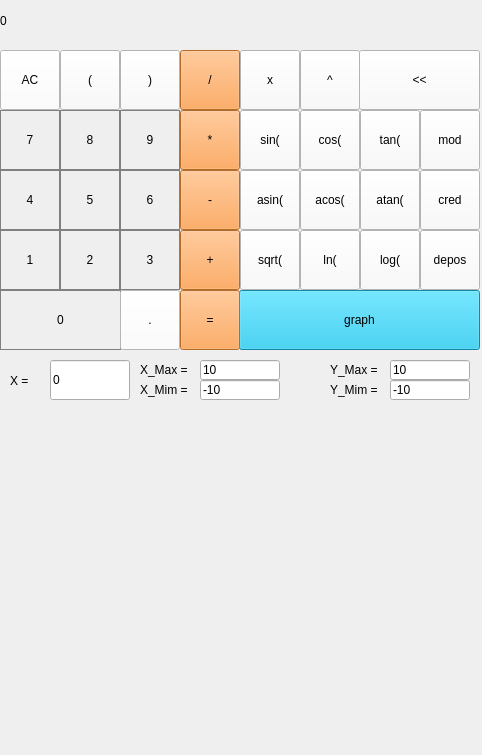
<?xml version="1.0" encoding="UTF-8"?>
<ui version="4.0">
 <class>MainWindow</class>
 <widget class="QMainWindow" name="MainWindow">
  <property name="geometry">
   <rect>
    <x>0</x>
    <y>0</y>
    <width>482</width>
    <height>755</height>
   </rect>
  </property>
  <property name="windowTitle">
   <string>MainWindow</string>
  </property>
  <widget class="QWidget" name="centralwidget">
   <widget class="QCustomPlot" name="widget" native="true">
    <property name="geometry">
     <rect>
      <x>0</x>
      <y>410</y>
      <width>481</width>
      <height>341</height>
     </rect>
    </property>
   </widget>
   <widget class="QPushButton" name="pushButton_depos">
    <property name="geometry">
     <rect>
      <x>420</x>
      <y>230</y>
      <width>60</width>
      <height>60</height>
     </rect>
    </property>
    <property name="styleSheet">
     <string notr="true">QPushButton {
	background-color: rgb(250, 250, 250);
	color:black;
	border: 1xp solid gray;
}
QPushButton:pressed {
	background-color: qlineargradient(x1: 0, y1:0, x2:0, y2:1, 
								stop: 0 #FF7832, stop: 1 #FF9739);
}</string>
    </property>
    <property name="text">
     <string>depos</string>
    </property>
   </widget>
   <widget class="QPushButton" name="pushButton_1">
    <property name="geometry">
     <rect>
      <x>0</x>
      <y>230</y>
      <width>60</width>
      <height>60</height>
     </rect>
    </property>
    <property name="styleSheet">
     <string notr="true">QPushButton {
   border: 1px solid gray;
}
QPushButton:pressed {
    background-color: qlineargradient(x1: 0, y1: 0, x2: 0, y2: 1,
                                      stop: 0 #dadbde, stop: 1 #f6f7fa);
}</string>
    </property>
    <property name="text">
     <string>1</string>
    </property>
   </widget>
   <widget class="QPushButton" name="pushButton_cos">
    <property name="geometry">
     <rect>
      <x>300</x>
      <y>110</y>
      <width>60</width>
      <height>60</height>
     </rect>
    </property>
    <property name="styleSheet">
     <string notr="true">QPushButton {
	background-color: rgb(250, 250, 250);
	color:black;
	border: 1xp solid gray;
}
QPushButton:pressed {
	background-color: qlineargradient(x1: 0, y1:0, x2:0, y2:1, 
								stop: 0 #FF7832, stop: 1 #FF9739);
}</string>
    </property>
    <property name="text">
     <string>cos(</string>
    </property>
   </widget>
   <widget class="QPushButton" name="pushButton_5">
    <property name="geometry">
     <rect>
      <x>60</x>
      <y>170</y>
      <width>60</width>
      <height>60</height>
     </rect>
    </property>
    <property name="styleSheet">
     <string notr="true">QPushButton {
   border: 1px solid gray;
}
QPushButton:pressed {
    background-color: qlineargradient(x1: 0, y1: 0, x2: 0, y2: 1,
                                      stop: 0 #dadbde, stop: 1 #f6f7fa);
}</string>
    </property>
    <property name="text">
     <string>5</string>
    </property>
   </widget>
   <widget class="QPushButton" name="pushButton_sqrt">
    <property name="geometry">
     <rect>
      <x>240</x>
      <y>230</y>
      <width>60</width>
      <height>60</height>
     </rect>
    </property>
    <property name="styleSheet">
     <string notr="true">QPushButton {
	background-color: rgb(250, 250, 250);
	color:black;
	border: 1xp solid gray;
}
QPushButton:pressed {
	background-color: qlineargradient(x1: 0, y1:0, x2:0, y2:1, 
								stop: 0 #FF7832, stop: 1 #FF9739);
}</string>
    </property>
    <property name="text">
     <string>sqrt(</string>
    </property>
   </widget>
   <widget class="QPushButton" name="pushButton_7">
    <property name="geometry">
     <rect>
      <x>0</x>
      <y>110</y>
      <width>60</width>
      <height>60</height>
     </rect>
    </property>
    <property name="styleSheet">
     <string notr="true">QPushButton {
   border: 1px solid gray;
}
QPushButton:pressed {
    background-color: qlineargradient(x1: 0, y1: 0, x2: 0, y2: 1,
                                      stop: 0 #dadbde, stop: 1 #f6f7fa);
}</string>
    </property>
    <property name="text">
     <string>7</string>
    </property>
   </widget>
   <widget class="QPushButton" name="pushButton_tan">
    <property name="geometry">
     <rect>
      <x>360</x>
      <y>110</y>
      <width>60</width>
      <height>60</height>
     </rect>
    </property>
    <property name="styleSheet">
     <string notr="true">QPushButton {
	background-color: rgb(250, 250, 250);
	color:black;
	border: 1xp solid gray;
}
QPushButton:pressed {
	background-color: qlineargradient(x1: 0, y1:0, x2:0, y2:1, 
								stop: 0 #FF7832, stop: 1 #FF9739);
}</string>
    </property>
    <property name="text">
     <string>tan(</string>
    </property>
   </widget>
   <widget class="QPushButton" name="pushButton_8">
    <property name="geometry">
     <rect>
      <x>60</x>
      <y>110</y>
      <width>60</width>
      <height>60</height>
     </rect>
    </property>
    <property name="styleSheet">
     <string notr="true">QPushButton {
   border: 1px solid gray;
}
QPushButton:pressed {
    background-color: qlineargradient(x1: 0, y1: 0, x2: 0, y2: 1,
                                      stop: 0 #dadbde, stop: 1 #f6f7fa);
}</string>
    </property>
    <property name="text">
     <string>8</string>
    </property>
   </widget>
   <widget class="QLabel" name="result_show">
    <property name="geometry">
     <rect>
      <x>0</x>
      <y>0</y>
      <width>481</width>
      <height>41</height>
     </rect>
    </property>
    <property name="styleSheet">
     <string notr="true">QLabel {
  qproperty-alignment: 'AlignVCenter | AlignRight';
  border-botton: 1px solid gray;
}

background-color : white;</string>
    </property>
    <property name="text">
     <string>0</string>
    </property>
   </widget>
   <widget class="QPushButton" name="pushButton_Mul">
    <property name="geometry">
     <rect>
      <x>180</x>
      <y>110</y>
      <width>60</width>
      <height>60</height>
     </rect>
    </property>
    <property name="styleSheet">
     <string notr="true">QPushButton {
	background-color: rgb(255, 151, 57);
	color:black;
	border: 1xp solid gray;
}
QPushButton:pressed {
	background-color: qlineargradient(x1: 0, y1:0, x2:0, y2:1, 
								stop: 0 #FF7832, stop: 1 #FF9739);
}</string>
    </property>
    <property name="text">
     <string>*</string>
    </property>
   </widget>
   <widget class="QPushButton" name="pushButton_graph">
    <property name="geometry">
     <rect>
      <x>239</x>
      <y>290</y>
      <width>241</width>
      <height>60</height>
     </rect>
    </property>
    <property name="styleSheet">
     <string notr="true">QPushButton {
	background-color: rgb(20, 190, 230);
	color:black;
	border: 1xp solid gray;
}
QPushButton:pressed {
	background-color: qlineargradient(x1: 0, y1:0, x2:0, y2:1, 
								stop: 0 #FF7832, stop: 1 #FF9739);
}</string>
    </property>
    <property name="text">
     <string>graph</string>
    </property>
   </widget>
   <widget class="QPushButton" name="pushButton_acos">
    <property name="geometry">
     <rect>
      <x>300</x>
      <y>170</y>
      <width>60</width>
      <height>60</height>
     </rect>
    </property>
    <property name="styleSheet">
     <string notr="true">QPushButton {
	background-color: rgb(250, 250, 250);
	color:black;
	border: 1xp solid gray;
}
QPushButton:pressed {
	background-color: qlineargradient(x1: 0, y1:0, x2:0, y2:1, 
								stop: 0 #FF7832, stop: 1 #FF9739);
}</string>
    </property>
    <property name="text">
     <string>acos(</string>
    </property>
   </widget>
   <widget class="QPushButton" name="pushButton_Bracket_Open">
    <property name="geometry">
     <rect>
      <x>60</x>
      <y>50</y>
      <width>60</width>
      <height>60</height>
     </rect>
    </property>
    <property name="styleSheet">
     <string notr="true">QPushButton {
	background-color: rgb(250, 250, 250);
	color:black;
	border: 1xp solid gray;
}
QPushButton:pressed {
	background-color: qlineargradient(x1: 0, y1:0, x2:0, y2:1, 
								stop: 0 #FF7832, stop: 1 #FF9739);
}</string>
    </property>
    <property name="text">
     <string>(</string>
    </property>
   </widget>
   <widget class="QPushButton" name="pushButton_cred">
    <property name="geometry">
     <rect>
      <x>420</x>
      <y>170</y>
      <width>60</width>
      <height>60</height>
     </rect>
    </property>
    <property name="styleSheet">
     <string notr="true">QPushButton {
	background-color: rgb(250, 250, 250);
	color:black;
	border: 1xp solid gray;
}
QPushButton:pressed {
	background-color: qlineargradient(x1: 0, y1:0, x2:0, y2:1, 
								stop: 0 #FF7832, stop: 1 #FF9739);
}</string>
    </property>
    <property name="text">
     <string>cred</string>
    </property>
   </widget>
   <widget class="QPushButton" name="pushButton_9">
    <property name="geometry">
     <rect>
      <x>120</x>
      <y>110</y>
      <width>60</width>
      <height>60</height>
     </rect>
    </property>
    <property name="styleSheet">
     <string notr="true">QPushButton {
   border: 1px solid gray;
}
QPushButton:pressed {
    background-color: qlineargradient(x1: 0, y1: 0, x2: 0, y2: 1,
                                      stop: 0 #dadbde, stop: 1 #f6f7fa);
}</string>
    </property>
    <property name="text">
     <string>9</string>
    </property>
   </widget>
   <widget class="QPushButton" name="pushButton_AC">
    <property name="geometry">
     <rect>
      <x>0</x>
      <y>50</y>
      <width>60</width>
      <height>60</height>
     </rect>
    </property>
    <property name="styleSheet">
     <string notr="true">QPushButton {
	background-color: rgb(255, 255, 255);
	color:black;
	border: 1xp solid gray;
}
QPushButton:pressed {
	background-color: qlineargradient(x1: 0, y1:0, x2:0, y2:1, 
								stop: 0 #BEBEBE, stop: 1 #D7D7D7);
}</string>
    </property>
    <property name="text">
     <string>AC</string>
    </property>
   </widget>
   <widget class="QPushButton" name="pushButton_Bracket_Close">
    <property name="geometry">
     <rect>
      <x>120</x>
      <y>50</y>
      <width>60</width>
      <height>60</height>
     </rect>
    </property>
    <property name="styleSheet">
     <string notr="true">QPushButton {
	background-color: rgb(250, 250, 250);
	color:black;
	border: 1xp solid gray;
}
QPushButton:pressed {
	background-color: qlineargradient(x1: 0, y1:0, x2:0, y2:1, 
								stop: 0 #FF7832, stop: 1 #FF9739);
}</string>
    </property>
    <property name="text">
     <string>)</string>
    </property>
   </widget>
   <widget class="QPushButton" name="pushButton_log">
    <property name="geometry">
     <rect>
      <x>360</x>
      <y>230</y>
      <width>60</width>
      <height>60</height>
     </rect>
    </property>
    <property name="styleSheet">
     <string notr="true">QPushButton {
	background-color: rgb(250, 250, 250);
	color:black;
	border: 1xp solid gray;
}
QPushButton:pressed {
	background-color: qlineargradient(x1: 0, y1:0, x2:0, y2:1, 
								stop: 0 #FF7832, stop: 1 #FF9739);
}</string>
    </property>
    <property name="text">
     <string>log(</string>
    </property>
   </widget>
   <widget class="QPushButton" name="pushButton_ln">
    <property name="geometry">
     <rect>
      <x>300</x>
      <y>230</y>
      <width>60</width>
      <height>60</height>
     </rect>
    </property>
    <property name="styleSheet">
     <string notr="true">QPushButton {
	background-color: rgb(250, 250, 250);
	color:black;
	border: 1xp solid gray;
}
QPushButton:pressed {
	background-color: qlineargradient(x1: 0, y1:0, x2:0, y2:1, 
								stop: 0 #FF7832, stop: 1 #FF9739);
}</string>
    </property>
    <property name="text">
     <string>ln(</string>
    </property>
   </widget>
   <widget class="QPushButton" name="pushButton_Eq">
    <property name="geometry">
     <rect>
      <x>180</x>
      <y>290</y>
      <width>60</width>
      <height>60</height>
     </rect>
    </property>
    <property name="styleSheet">
     <string notr="true">QPushButton {
	background-color: rgb(255, 151, 57);
	color:black;
	border: 1xp solid gray;
}
QPushButton:pressed {
	background-color: qlineargradient(x1: 0, y1:0, x2:0, y2:1, 
								stop: 0 #FF7832, stop: 1 #FF9739);
}</string>
    </property>
    <property name="text">
     <string>=</string>
    </property>
   </widget>
   <widget class="QPushButton" name="pushButton_sin">
    <property name="geometry">
     <rect>
      <x>240</x>
      <y>110</y>
      <width>60</width>
      <height>60</height>
     </rect>
    </property>
    <property name="styleSheet">
     <string notr="true">QPushButton {
	background-color: rgb(250, 250, 250);
	color:black;
	border: 1xp solid gray;
}
QPushButton:pressed {
	background-color: qlineargradient(x1: 0, y1:0, x2:0, y2:1, 
								stop: 0 #FF7832, stop: 1 #FF9739);
}</string>
    </property>
    <property name="text">
     <string>sin(</string>
    </property>
   </widget>
   <widget class="QPushButton" name="pushButton_0">
    <property name="geometry">
     <rect>
      <x>0</x>
      <y>290</y>
      <width>121</width>
      <height>60</height>
     </rect>
    </property>
    <property name="styleSheet">
     <string notr="true">QPushButton {
   border: 1px solid gray;
}
QPushButton:pressed {
    background-color: qlineargradient(x1: 0, y1: 0, x2: 0, y2: 1,
                                      stop: 0 #dadbde, stop: 1 #f6f7fa);
}</string>
    </property>
    <property name="text">
     <string>0</string>
    </property>
   </widget>
   <widget class="QPushButton" name="pushButton_Undo">
    <property name="geometry">
     <rect>
      <x>359</x>
      <y>50</y>
      <width>121</width>
      <height>60</height>
     </rect>
    </property>
    <property name="styleSheet">
     <string notr="true">QPushButton {
	background-color: rgb(250, 250, 250);
	color:black;
	border: 1xp solid gray;
}
QPushButton:pressed {
	background-color: qlineargradient(x1: 0, y1:0, x2:0, y2:1, 
								stop: 0 #FF7832, stop: 1 #FF9739);
}</string>
    </property>
    <property name="text">
     <string>&lt;&lt;</string>
    </property>
   </widget>
   <widget class="QPushButton" name="pushButton_6">
    <property name="geometry">
     <rect>
      <x>120</x>
      <y>170</y>
      <width>60</width>
      <height>60</height>
     </rect>
    </property>
    <property name="styleSheet">
     <string notr="true">QPushButton {
   border: 1px solid gray;
}
QPushButton:pressed {
    background-color: qlineargradient(x1: 0, y1: 0, x2: 0, y2: 1,
                                      stop: 0 #dadbde, stop: 1 #f6f7fa);
}</string>
    </property>
    <property name="text">
     <string>6</string>
    </property>
   </widget>
   <widget class="QPushButton" name="pushButton_Pow">
    <property name="geometry">
     <rect>
      <x>300</x>
      <y>50</y>
      <width>60</width>
      <height>60</height>
     </rect>
    </property>
    <property name="styleSheet">
     <string notr="true">QPushButton {
	background-color: rgb(250, 250, 250);
	color:black;
	border: 1xp solid gray;
}
QPushButton:pressed {
	background-color: qlineargradient(x1: 0, y1:0, x2:0, y2:1, 
								stop: 0 #FF7832, stop: 1 #FF9739);
}</string>
    </property>
    <property name="text">
     <string>^</string>
    </property>
   </widget>
   <widget class="QPushButton" name="pushButton_Add">
    <property name="geometry">
     <rect>
      <x>180</x>
      <y>230</y>
      <width>60</width>
      <height>60</height>
     </rect>
    </property>
    <property name="styleSheet">
     <string notr="true">QPushButton {
	background-color: rgb(255, 151, 57);
	color:black;
	border: 1xp solid gray;
}
QPushButton:pressed {
	background-color: qlineargradient(x1: 0, y1:0, x2:0, y2:1, 
								stop: 0 #FF7832, stop: 1 #FF9739);
}</string>
    </property>
    <property name="text">
     <string>+</string>
    </property>
   </widget>
   <widget class="QPushButton" name="pushButton_3">
    <property name="geometry">
     <rect>
      <x>120</x>
      <y>230</y>
      <width>60</width>
      <height>60</height>
     </rect>
    </property>
    <property name="styleSheet">
     <string notr="true">QPushButton {
   border: 1px solid gray;
}
QPushButton:pressed {
    background-color: qlineargradient(x1: 0, y1: 0, x2: 0, y2: 1,
                                      stop: 0 #dadbde, stop: 1 #f6f7fa);
}</string>
    </property>
    <property name="text">
     <string>3</string>
    </property>
   </widget>
   <widget class="QPushButton" name="pushButton_4">
    <property name="geometry">
     <rect>
      <x>0</x>
      <y>170</y>
      <width>60</width>
      <height>60</height>
     </rect>
    </property>
    <property name="styleSheet">
     <string notr="true">QPushButton {
   border: 1px solid gray;
}
QPushButton:pressed {
    background-color: qlineargradient(x1: 0, y1: 0, x2: 0, y2: 1,
                                      stop: 0 #dadbde, stop: 1 #f6f7fa);
}</string>
    </property>
    <property name="text">
     <string>4</string>
    </property>
   </widget>
   <widget class="QPushButton" name="pushButton_asin">
    <property name="geometry">
     <rect>
      <x>240</x>
      <y>170</y>
      <width>60</width>
      <height>60</height>
     </rect>
    </property>
    <property name="styleSheet">
     <string notr="true">QPushButton {
	background-color: rgb(250, 250, 250);
	color:black;
	border: 1xp solid gray;
}
QPushButton:pressed {
	background-color: qlineargradient(x1: 0, y1:0, x2:0, y2:1, 
								stop: 0 #FF7832, stop: 1 #FF9739);
}</string>
    </property>
    <property name="text">
     <string>asin(</string>
    </property>
   </widget>
   <widget class="QPushButton" name="pushButton_sib">
    <property name="geometry">
     <rect>
      <x>180</x>
      <y>170</y>
      <width>60</width>
      <height>60</height>
     </rect>
    </property>
    <property name="styleSheet">
     <string notr="true">QPushButton {
	background-color: rgb(255, 151, 57);
	color:black;
	border: 1xp solid gray;
}
QPushButton:pressed {
	background-color: qlineargradient(x1: 0, y1:0, x2:0, y2:1, 
								stop: 0 #FF7832, stop: 1 #FF9739);
}</string>
    </property>
    <property name="text">
     <string>-</string>
    </property>
   </widget>
   <widget class="QPushButton" name="pushButton_dot">
    <property name="geometry">
     <rect>
      <x>120</x>
      <y>290</y>
      <width>60</width>
      <height>60</height>
     </rect>
    </property>
    <property name="styleSheet">
     <string notr="true">QPushButton {
	background-color: rgb(255, 255, 255);
	color:black;
	border: 1xp solid gray;
}
QPushButton:pressed {
	background-color: qlineargradient(x1: 0, y1:0, x2:0, y2:1, 
								stop: 0 #BEBEBE, stop: 1 #D7D7D7);
}</string>
    </property>
    <property name="text">
     <string>.</string>
    </property>
   </widget>
   <widget class="QPushButton" name="pushButton_atan">
    <property name="geometry">
     <rect>
      <x>360</x>
      <y>170</y>
      <width>60</width>
      <height>60</height>
     </rect>
    </property>
    <property name="styleSheet">
     <string notr="true">QPushButton {
	background-color: rgb(250, 250, 250);
	color:black;
	border: 1xp solid gray;
}
QPushButton:pressed {
	background-color: qlineargradient(x1: 0, y1:0, x2:0, y2:1, 
								stop: 0 #FF7832, stop: 1 #FF9739);
}</string>
    </property>
    <property name="text">
     <string>atan(</string>
    </property>
   </widget>
   <widget class="QPushButton" name="pushButton_mod">
    <property name="geometry">
     <rect>
      <x>420</x>
      <y>110</y>
      <width>60</width>
      <height>60</height>
     </rect>
    </property>
    <property name="styleSheet">
     <string notr="true">QPushButton {
	background-color: rgb(250, 250, 250);
	color:black;
	border: 1xp solid gray;
}
QPushButton:pressed {
	background-color: qlineargradient(x1: 0, y1:0, x2:0, y2:1, 
								stop: 0 #FF7832, stop: 1 #FF9739);
}</string>
    </property>
    <property name="text">
     <string>mod</string>
    </property>
   </widget>
   <widget class="QPushButton" name="pushButton_2">
    <property name="geometry">
     <rect>
      <x>60</x>
      <y>230</y>
      <width>60</width>
      <height>60</height>
     </rect>
    </property>
    <property name="styleSheet">
     <string notr="true">QPushButton {
   border: 1px solid gray;
}
QPushButton:pressed {
    background-color: qlineargradient(x1: 0, y1: 0, x2: 0, y2: 1,
                                      stop: 0 #dadbde, stop: 1 #f6f7fa);
}</string>
    </property>
    <property name="text">
     <string>2</string>
    </property>
   </widget>
   <widget class="QPushButton" name="pushButton_X">
    <property name="geometry">
     <rect>
      <x>240</x>
      <y>50</y>
      <width>60</width>
      <height>60</height>
     </rect>
    </property>
    <property name="styleSheet">
     <string notr="true">QPushButton {
	background-color: rgb(250, 250, 250);
	color:black;
	border: 1xp solid gray;
}
QPushButton:pressed {
	background-color: qlineargradient(x1: 0, y1:0, x2:0, y2:1, 
								stop: 0 #FF7832, stop: 1 #FF9739);
}</string>
    </property>
    <property name="text">
     <string>x</string>
    </property>
   </widget>
   <widget class="QPushButton" name="pushButton_Div">
    <property name="geometry">
     <rect>
      <x>180</x>
      <y>50</y>
      <width>60</width>
      <height>60</height>
     </rect>
    </property>
    <property name="styleSheet">
     <string notr="true">QPushButton {
	background-color: rgb(255, 151, 57);
	color:black;
	border: 1xp solid gray;
}
QPushButton:pressed {
	background-color: qlineargradient(x1: 0, y1:0, x2:0, y2:1, 
								stop: 0 #FF7832, stop: 1 #FF9739);
}</string>
    </property>
    <property name="text">
     <string>/</string>
    </property>
   </widget>
   <widget class="QLabel" name="label">
    <property name="geometry">
     <rect>
      <x>10</x>
      <y>360</y>
      <width>41</width>
      <height>41</height>
     </rect>
    </property>
    <property name="text">
     <string>X =</string>
    </property>
   </widget>
   <widget class="QLabel" name="label_2">
    <property name="geometry">
     <rect>
      <x>140</x>
      <y>360</y>
      <width>60</width>
      <height>20</height>
     </rect>
    </property>
    <property name="text">
     <string>X_Max =</string>
    </property>
   </widget>
   <widget class="QLabel" name="label_3">
    <property name="geometry">
     <rect>
      <x>140</x>
      <y>380</y>
      <width>60</width>
      <height>20</height>
     </rect>
    </property>
    <property name="text">
     <string>X_Mim =</string>
    </property>
   </widget>
   <widget class="QLabel" name="label_4">
    <property name="geometry">
     <rect>
      <x>330</x>
      <y>360</y>
      <width>60</width>
      <height>20</height>
     </rect>
    </property>
    <property name="text">
     <string>Y_Max =</string>
    </property>
   </widget>
   <widget class="QLabel" name="label_5">
    <property name="geometry">
     <rect>
      <x>330</x>
      <y>380</y>
      <width>60</width>
      <height>20</height>
     </rect>
    </property>
    <property name="text">
     <string>Y_Mim =</string>
    </property>
   </widget>
   <widget class="QLineEdit" name="XValue">
    <property name="geometry">
     <rect>
      <x>50</x>
      <y>360</y>
      <width>80</width>
      <height>40</height>
     </rect>
    </property>
    <property name="text">
     <string>0</string>
    </property>
   </widget>
   <widget class="QLineEdit" name="XMax">
    <property name="geometry">
     <rect>
      <x>200</x>
      <y>360</y>
      <width>80</width>
      <height>20</height>
     </rect>
    </property>
    <property name="text">
     <string>10</string>
    </property>
   </widget>
   <widget class="QLineEdit" name="XMin">
    <property name="geometry">
     <rect>
      <x>200</x>
      <y>380</y>
      <width>80</width>
      <height>20</height>
     </rect>
    </property>
    <property name="text">
     <string>-10</string>
    </property>
   </widget>
   <widget class="QLineEdit" name="YMax">
    <property name="geometry">
     <rect>
      <x>390</x>
      <y>360</y>
      <width>80</width>
      <height>20</height>
     </rect>
    </property>
    <property name="text">
     <string>10</string>
    </property>
   </widget>
   <widget class="QLineEdit" name="YMin">
    <property name="geometry">
     <rect>
      <x>390</x>
      <y>380</y>
      <width>80</width>
      <height>20</height>
     </rect>
    </property>
    <property name="text">
     <string>-10</string>
    </property>
   </widget>
  </widget>
 </widget>
 <customwidgets>
  <customwidget>
   <class>QCustomPlot</class>
   <extends>QWidget</extends>
   <header location="global">qcustomplot.h</header>
   <container>1</container>
  </customwidget>
 </customwidgets>
 <resources/>
 <connections/>
</ui>
